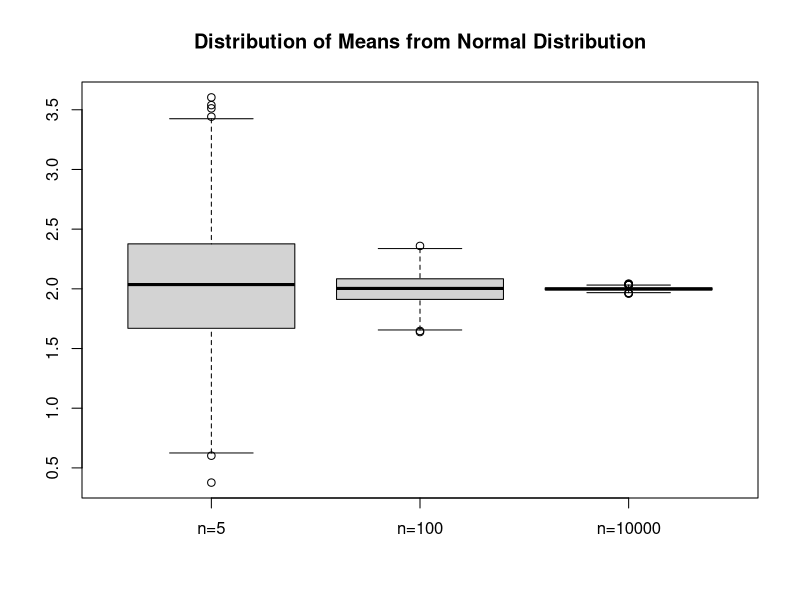

Reproduce this figure in R.
## Nina van Gerwen, 1860852

## Exercise A: Using a 'for' loop

setwd("C:/Users/nina-/Documents/Master/Computational inference with R/")

# Sampling distribution of the mean of a normal distribution.
# Learning to use a for loop.

# numsim = the number of samples taken
# mu, sigma = values of the normal distribution parameters, to
# be provided by the user


SamplingMeanNorm <- function(mu, sigma, numsim){
  # create memory for the sampled values for the three different sample sizes
  mean5 <- rep(0,numsim)
  mean100 <- rep(0,numsim)
  mean10000 <- rep(0,numsim)
  # create a for loop in which a variable i loops a total of 'numsim' times (which the user can specify)
  for(i in 1:numsim) {
    X <- rnorm(5, mu, sigma)        # create three new vectors that take respectively 5/100/100000 random values
    Y <- rnorm(100, mu, sigma)      # from a normal probability with the mean and standard deviation 
    Z <- rnorm(10000, mu, sigma)    # specified by the user through rnorm()
    
    # The next step is to calculate the mean of those three variables
    # and add them to the correct memory base on the ith element
    mean5[i] <- mean(X)
    mean100[i] <- mean(Y)
    mean10000[i] <- mean(Z)
    
  }
  # store the output in a list (separate elements of the list
  # can be called with $ sign.)
  list(mean5=mean5, mean100=mean100, mean10000=mean10000)
  # Makes a boxplot of the three different sample sizes: 5, 100, 1000.
  boxplot(mean5,mean100,mean10000,
          names=c("n=5","n=100","n=10000"))
  title("Distribution of Means from Normal Distribution")
}

# To test, run the following example

SamplingMeanNorm(2, 1.2, 1000)

# I believe it works!

## Exercise B

## if multiple of 2 (AKA if even number) --> get the median value bij getting the 2 middle values and dividing by 2
## else odd number,= just get the median value

# First set-up median function

# 5.1: Commenting the function 

example.data <- matrix(c(2,5,14,23,18,9,11), nrow=7, ncol=1)

ComputeMedian <- function(data){          # creates a function_name that once specified will perform the function
  n <- length(data)                       # create within the function a variable n which is the length of the dataset
  sorted.data <- sort(data)               # sort the dataset (locally) from low to high
  median.value <- sorted.data[(n+1)/2]    # create the variable median.value which is the middle element of the sorted
  list(median.value = median.value)       # dataset. Which element to extract is specified through adding 1 to 
                                          # the length n and dividing by 2, which should be the middle element
}                                 

# 5.2: Running the function

ComputeMedian(example.data)

# Running the function on the example.dataset gives the value 11, which is in fact the median of the dataset

# 5.3: The problem...

# The problem with the current function is that on a dataset with an even amount of elements, the median value
# won't be correct. Take the following example:

data.problem <- matrix(c(1:8), 8, 1)

ComputeMedian(data.problem)

# Here it gives the value 4, however the median of 1:8 is actually (4 + 5) / 2 = 4.5
# The reason the current function doesn't work is because of the specification on which element to extract
# In an oddnumbered dataset, this calculation would work, but not on an evennumbered dataset

# 5.4: A more complete function


ComputeAllMedians <- function(data){
  n <- length(data)
  sorted.data <- sort(data)
  # now I create an if statement, stating that if the length of the data set modulo 2 is not 0 (i.e.,
  # if the data set is an odd numbered vector), use the previous method for calculating the median
  if(n %% 2 != 0) {
    median.value <- sorted.data[(n+1)/2]    
    list(median.value = median.value)
    } else { 
    # otherwise, (i.e., if the data set is an even numbered vector) use the following function:
    sum.two.middle.elements <- sum(sorted.data[c((n)/2, ((n)/2)+1)])
    # take the sum of the two middle elements in the data set
    median.value <- sum.two.middle.elements/2
    # calculate the median value by dividing the sum of the two middle elements by two
    list(median.value = median.value)
    # list the correct median value
  }
}

# Now the function works for both odd and even numbered vectors!

ComputeAllMedians(data.problem) == median(data.problem)
ComputeAllMedians(example.data) == median(example.data)
